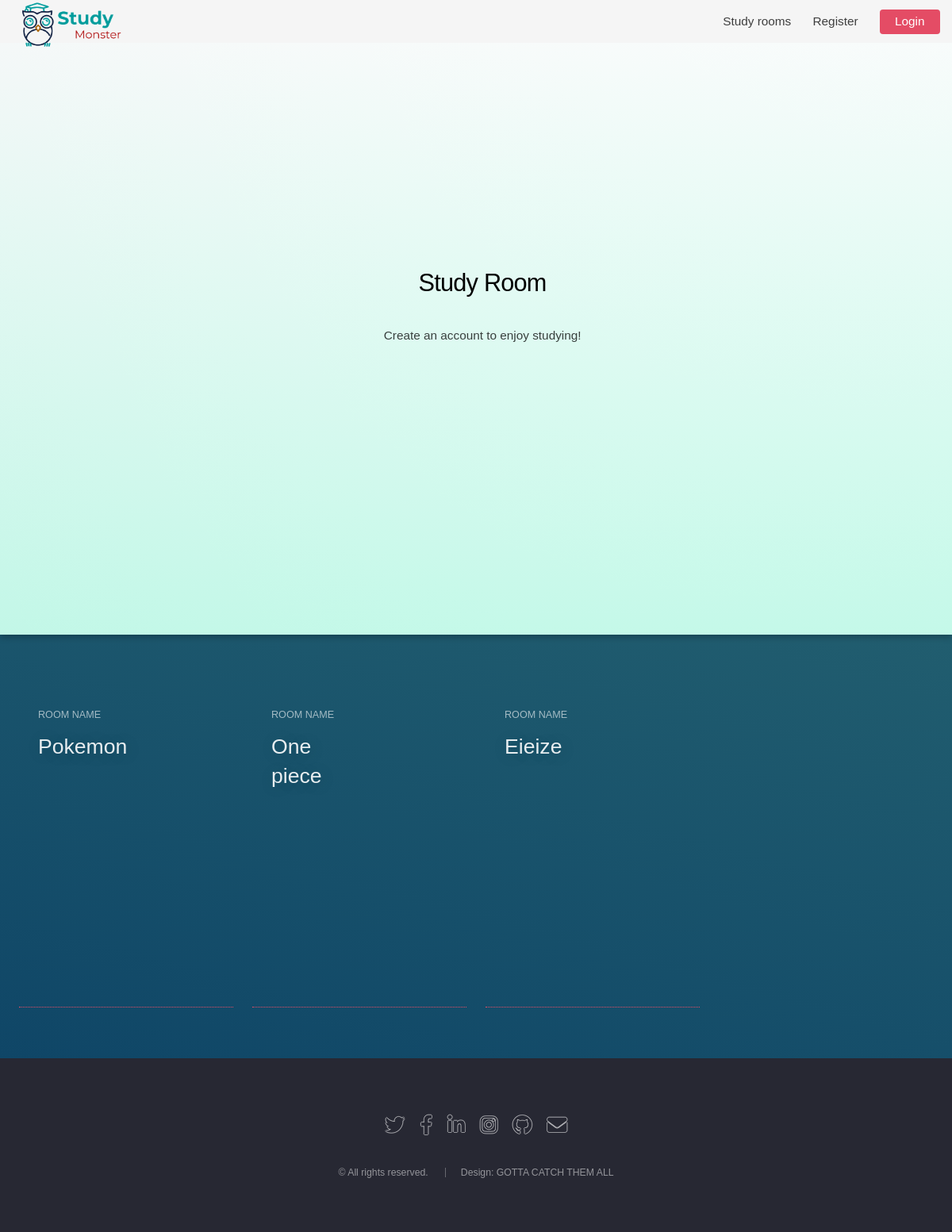
/, run on an earlier commit of the app's database.
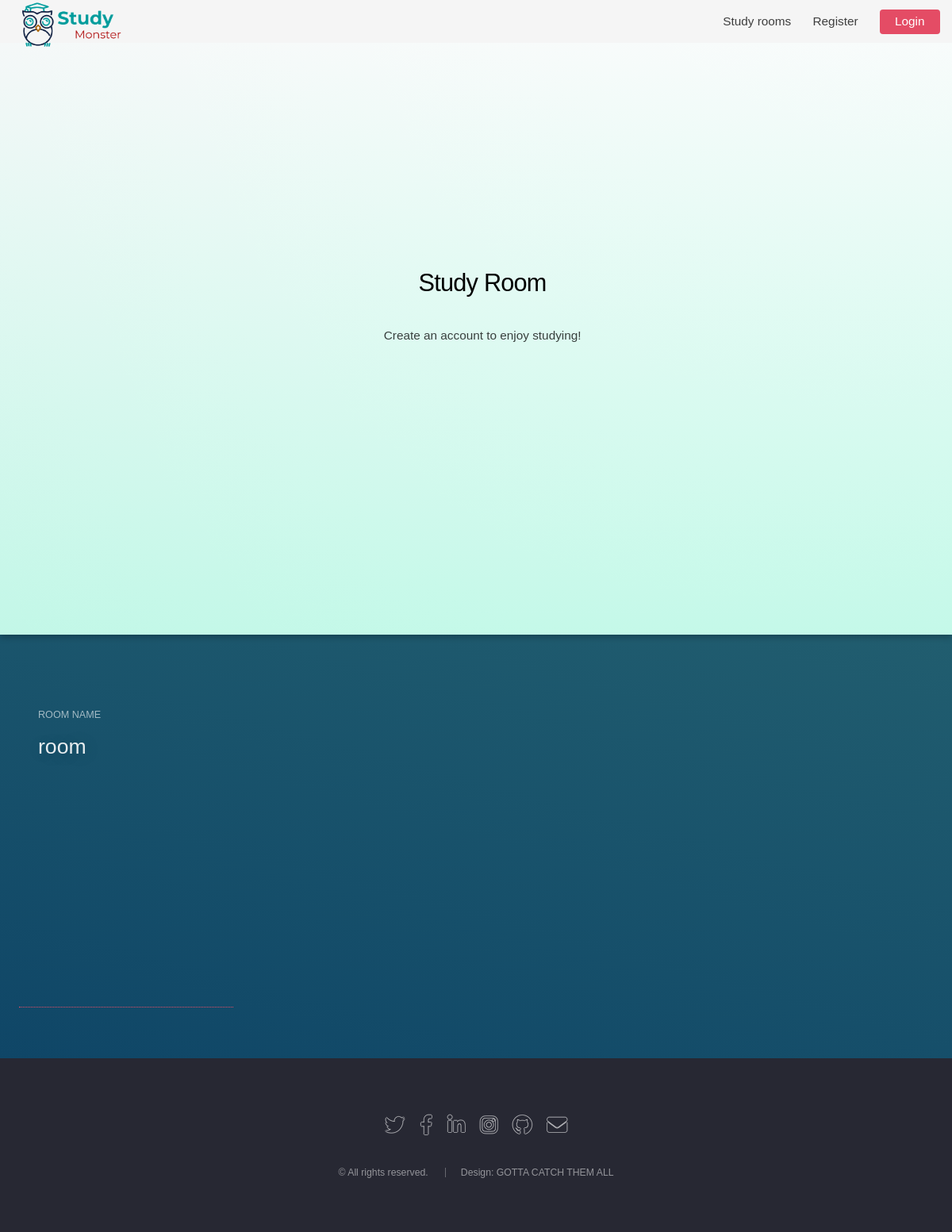
And on a later commit of the database.
### website/models.py (models this page shows)
class Room(models.Model):
    MAX_USERS = 5
    MAX_NAME_LENGTH = 30
    USERS_IN_ROOM = 0
    MAX_URL_LENGTH = 200
    name = models.CharField(unique=True, max_length=MAX_NAME_LENGTH)
    image = models.CharField(max_length=MAX_URL_LENGTH,blank=True)

### website/views.py (the view, shortened to what this page needs)
# urls.py: path('', views.index, name='index'),
def index(request):
    form = RoomForm()
    room_list = Room.objects.order_by('-name')[:4]
    return render(request, 'index.html', {'form': form, 'rooms': room_list})

### templates/index.html (shortened to what this page needs)
{% extends 'base.html' %}
{% load static %}
{% block css_block %}
<link rel="stylesheet" href="{% static 'assets/css/cards2.css' %}" />
{% endblock %}
{% block body_block %}
<section id="banner">
	<div class="content">
		<h2>Study Room</h2>
		{% if user.is_authenticated %}
		<h3>Create a room</h3>
		<form id="room_form" method="post" action="{% url 'create_room' %}">
			{% csrf_token %}
			{% for field in form.visible_fields %}
			{{ field.errors }}
			{{ field.help_text }}
			{{ field }}
			{% endfor %}
			<p><button class="button primary" value="submit">Create room</button></p>
		</form>
		<hr />
		<p>or</p>
		<a href="#room" class="scrolly"> <span><u> Join room in section below</u></span> </a>
		{% else %}
		<p>Create an account to enjoy studying!</p>
		{% endif %}
	</div>
</section>
<section class="hero-section" id="room">
	<div class="card-grid">
		{% if rooms %}
		{% for r in rooms %}
		<a class="card" href="{% url 'room' r.name %}">
			<div class="card__background"
				style="background-image:url(/static/images/rooms/{{r.image}})">
			</div>
			<div class="card__content">
				<p class="card__category">Room name</p>
				<h3 class="card__heading">{{ r.name }}</h3>
			</div>
		</a>
		{% endfor %}
		{% else %}
		<strong>There are no rooms present.</strong>
		{% endif %}
	</div>
</section>
{% endblock %}

What changed in the data, as far as the page shows it:
removed Room: name "Pokemon"
removed Room: name "One piece"
removed Room: name "Eieize"
added Room: name "room"
